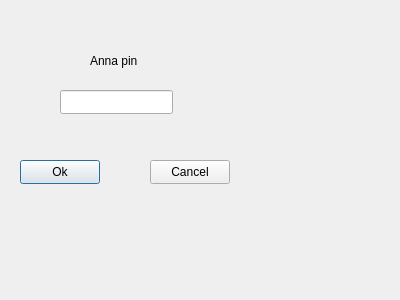
<?xml version="1.0" encoding="UTF-8"?>
<ui version="4.0">
 <class>Pin</class>
 <widget class="QDialog" name="Pin">
  <property name="geometry">
   <rect>
    <x>0</x>
    <y>0</y>
    <width>400</width>
    <height>300</height>
   </rect>
  </property>
  <property name="windowTitle">
   <string>Dialog</string>
  </property>
  <widget class="QLabel" name="label">
   <property name="geometry">
    <rect>
     <x>90</x>
     <y>40</y>
     <width>71</width>
     <height>41</height>
    </rect>
   </property>
   <property name="text">
    <string>Anna pin</string>
   </property>
  </widget>
  <widget class="QLineEdit" name="lineEdit">
   <property name="geometry">
    <rect>
     <x>60</x>
     <y>90</y>
     <width>113</width>
     <height>24</height>
    </rect>
   </property>
   <property name="echoMode">
    <enum>QLineEdit::EchoMode::Password</enum>
   </property>
  </widget>
  <widget class="QPushButton" name="btn_ok">
   <property name="geometry">
    <rect>
     <x>20</x>
     <y>160</y>
     <width>80</width>
     <height>24</height>
    </rect>
   </property>
   <property name="text">
    <string>Ok</string>
   </property>
  </widget>
  <widget class="QPushButton" name="btn_cancel">
   <property name="geometry">
    <rect>
     <x>150</x>
     <y>160</y>
     <width>80</width>
     <height>24</height>
    </rect>
   </property>
   <property name="text">
    <string>Cancel</string>
   </property>
  </widget>
 </widget>
 <resources/>
 <connections/>
</ui>
